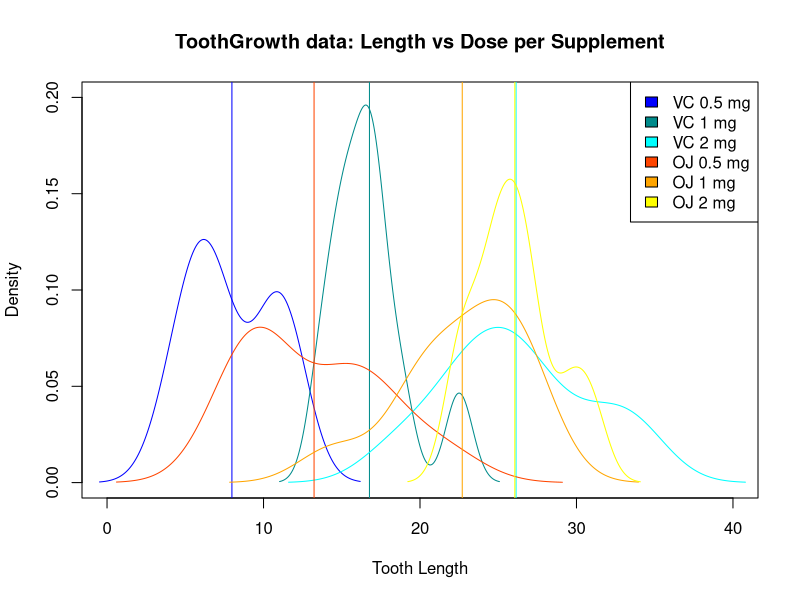

This figure's R source: (Note: this script raises an error after producing the figure.)
## ---- chunk 1
data("ToothGrowth")

cols <- c("blue", "darkcyan", "cyan", "orangered", "orange", "yellow")
means <- NULL
vars <- NULL
legend <- NULL
col <- 1
## ---- chunk 2
plot(c(0,40),c(0,0.2), type="n",
     main = "ToothGrowth data: Length vs Dose per Supplement",
     xlab = "Tooth Length", ylab = "Density")
for(i in c("VC", "OJ")) for(j in c(0.5,1,2)) {
    supp_dose <- ToothGrowth[ToothGrowth$supp == i & ToothGrowth$dose == j, ]$len
    lines(density(supp_dose), col = cols[col])
    abline(v = mean(supp_dose), col = cols[col])
    means <- c(means, mean(supp_dose))
    vars <- c(vars, round(var(supp_dose), 3))
    legend <- c(legend, paste(i, j, "mg"))
    col <- col + 1
}
legend("topright", legend = legend, fill = cols)
## ---- chunk 3
cbind(legend, means, vars)
## ---- chunk 4
ldose_t <- t.test(len ~ dose, data = ToothGrowth[ToothGrowth$dose != 2.0,],
                  paired = FALSE, var.equal = FALSE)
ldose_t
hdose_t <- t.test(len ~ dose, data = ToothGrowth[ToothGrowth$dose != 0.5,],
                  paired = FALSE, var.equal = FALSE)
hdose_t
## ---- chunk 5
supp_t <- t.test(len ~ supp, data = ToothGrowth,
                 paired = FALSE, var.equal = FALSE)
supp_t
